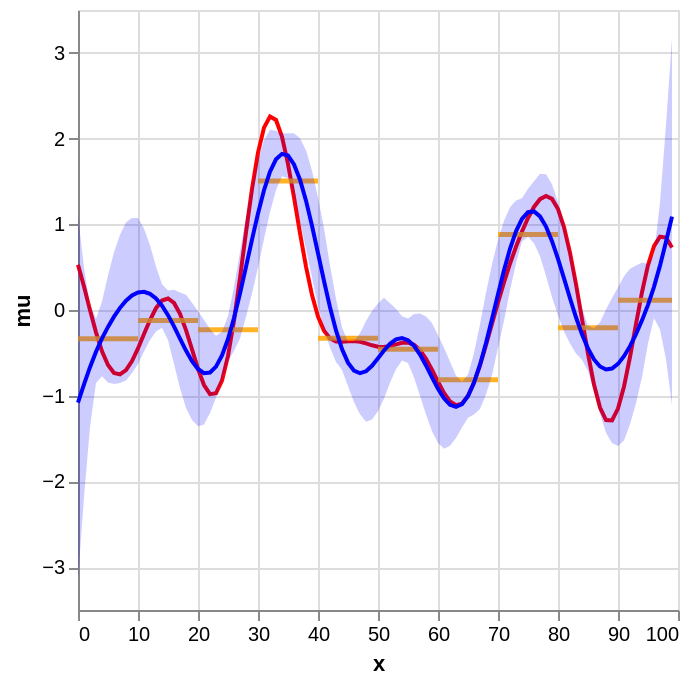

The cell this chart's notebook holds for it:
### Code cell
# Extract posterior mean of mu from MCMC samples
gamma_central = mcmc_samples["gamma"].mean(axis=0)
gamma_lower = jnp.percentile(mcmc_samples["gamma"], 2.5, axis=0)
gamma_upper = jnp.percentile(mcmc_samples["gamma"], 97.5, axis=0)

df_post = df_ref.copy()
df_post["gamma_central"] = gamma_central
df_post["gamma_lower"] = gamma_lower
df_post["gamma_upper"] = gamma_upper

# Visualize results
true_line = alt.Chart(df_post).mark_line(color="red").encode(x="x", y="f")
mean_line = alt.Chart(df_post).mark_line(color="blue").encode(x="x", y="gamma_central")
post_interval = (
    alt.Chart(df_post)
    .mark_area(color="blue", opacity=0.2)
    .encode(x="x", y="gamma_lower", y2="gamma_upper")
)
true_line + chart_segment + mean_line + post_interval

### Figure 1 — Vega-Lite specification as saved in the notebook (floating-point values rounded to 4 significant figures)
{"config": {"view": {"continuousWidth": 300, "continuousHeight": 300}}, "layer": [{"data": {"name": "data-7f15eb565fcc2ec1b8663b6a13d4dea3"}, "mark": {"type": "line", "color": "red"}, "encoding": {"x": {"field": "x", "type": "quantitative"}, "y": {"field": "f", "type": "quantitative"}}}, {"data": {"name": "data-6beb733e5061ff65f95b36357174f3ad"}, "mark": {"type": "rule", "color": "orange", "opacity": 0.85, "strokeWidth": 2.5}, "encoding": {"x": {"field": "interval_min", "title": "x", "type": "quantitative"}, "x2": {"field": "interval_max"}, "y": {"field": "mu", "title": "mu", "type": "quantitative"}}}, {"data": {"name": "data-7f15eb565fcc2ec1b8663b6a13d4dea3"}, "mark": {"type": "line", "color": "blue"}, "encoding": {"x": {"field": "x", "type": "quantitative"}, "y": {"field": "gamma_central", "type": "quantitative"}}}, {"data": {"name": "data-7f15eb565fcc2ec1b8663b6a13d4dea3"}, "mark": {"type": "area", "color": "blue", "opacity": 0.2}, "encoding": {"x": {"field": "x", "type": "quantitative"}, "y": {"field": "gamma_lower", "type": "quantitative"}, "y2": {"field": "gamma_upper"}}}], "$schema": "https://vega.github.io/schema/vega-lite/v6.1.0.json", "datasets": {"data-7f15eb565fcc2ec1b8663b6a13d4dea3": [{"idx": 0, "obs_interval": "[0,10)", "interval_min": 0, "interval_max": 10, "x": 0, "f": 0.5275, "mu": -0.3367, "gamma_central": -1.082, "gamma_lower": -3.147, "gamma_upper": 1.101}, {"idx": 0, "obs_interval": "[0,10)", "interval_min": 0, "interval_max": 10, "x": 1, "f": 0.2731, "mu": -0.3367, "gamma_central": -0.8691, "gamma_lower": -2.186, "gamma_upper": 0.4952}, {"idx": 0, "obs_interval": "[0,10)", "interval_min": 0, "interval_max": 10, "x": 2, "f": -0.0004351, "mu": -0.3367, "gamma_central": -0.6669, "gamma_lower": -1.366, "gamma_upper": 0.04949}, {"idx": 0, "obs_interval": "[0,10)", "interval_min": 0, "interval_max": 10, "x": 3, "f": -0.2609, "mu": -0.3367, "gamma_central": -0.486, "gamma_lower": -0.8521, "gamma_upper": -0.09982}, {"idx": 0, "obs_interval": "[0,10)", "interval_min": 0, "interval_max": 10, "x": 4, "f": -0.4814, "mu": -0.3367, "gamma_central": -0.3309, "gamma_lower": -0.7729, "gamma_upper": 0.1001}, {"idx": 0, "obs_interval": "[0,10)", "interval_min": 0, "interval_max": 10, "x": 5, "f": -0.6426, "mu": -0.3367, "gamma_central": -0.1968, "gamma_lower": -0.8451, "gamma_upper": 0.4066}, {"idx": 0, "obs_interval": "[0,10)", "interval_min": 0, "interval_max": 10, "x": 6, "f": -0.7336, "mu": -0.3367, "gamma_central": -0.07801, "gamma_lower": -0.8622, "gamma_upper": 0.6737}, {"idx": 0, "obs_interval": "[0,10)", "interval_min": 0, "interval_max": 10, "x": 7, "f": -0.7517, "mu": -0.3367, "gamma_central": 0.0252, "gamma_lower": -0.8507, "gamma_upper": 0.879}, {"idx": 0, "obs_interval": "[0,10)", "interval_min": 0, "interval_max": 10, "x": 8, "f": -0.7018, "mu": -0.3367, "gamma_central": 0.109, "gamma_lower": -0.8239, "gamma_upper": 1.023}, {"idx": 0, "obs_interval": "[0,10)", "interval_min": 0, "interval_max": 10, "x": 9, "f": -0.5951, "mu": -0.3367, "gamma_central": 0.1698, "gamma_lower": -0.7345, "gamma_upper": 1.073}, {"idx": 1, "obs_interval": "[10,20)", "interval_min": 10, "interval_max": 20, "x": 10, "f": -0.448, "mu": -0.1235, "gamma_central": 0.2047, "gamma_lower": -0.63, "gamma_upper": 1.074}, {"idx": 1, "obs_interval": "[10,20)", "interval_min": 10, "interval_max": 20, "x": 11, "f": -0.2808, "mu": -0.1235, "gamma_central": 0.2115, "gamma_lower": -0.4827, "gamma_upper": 0.9496}, {"idx": 1, "obs_interval": "[10,20)", "interval_min": 10, "interval_max": 20, "x": 12, "f": -0.1164, "mu": -0.1235, "gamma_central": 0.1884, "gamma_lower": -0.3502, "gamma_upper": 0.7543}, {"idx": 1, "obs_interval": "[10,20)", "interval_min": 10, "interval_max": 20, "x": 13, "f": 0.02142, "mu": -0.1235, "gamma_central": 0.1348, "gamma_lower": -0.2522, "gamma_upper": 0.5077}, {"idx": 1, "obs_interval": "[10,20)", "interval_min": 10, "interval_max": 20, "x": 14, "f": 0.1108, "mu": -0.1235, "gamma_central": 0.05069, "gamma_lower": -0.2085, "gamma_upper": 0.301}, {"idx": 1, "obs_interval": "[10,20)", "interval_min": 10, "interval_max": 20, "x": 15, "f": 0.1344, "mu": -0.1235, "gamma_central": -0.06005, "gamma_lower": -0.3524, "gamma_upper": 0.2277}, {"idx": 1, "obs_interval": "[10,20)", "interval_min": 10, "interval_max": 20, "x": 16, "f": 0.08225, "mu": -0.1235, "gamma_central": -0.1907, "gamma_lower": -0.6287, "gamma_upper": 0.2351}, {"idx": 1, "obs_interval": "[10,20)", "interval_min": 10, "interval_max": 20, "x": 17, "f": -0.04481, "mu": -0.1235, "gamma_central": -0.3331, "gamma_lower": -0.9121, "gamma_upper": 0.2036}, {"idx": 1, "obs_interval": "[10,20)", "interval_min": 10, "interval_max": 20, "x": 18, "f": -0.234, "mu": -0.1235, "gamma_central": -0.4736, "gamma_lower": -1.145, "gamma_upper": 0.1789}, {"idx": 1, "obs_interval": "[10,20)", "interval_min": 10, "interval_max": 20, "x": 19, "f": -0.46, "mu": -0.1235, "gamma_central": -0.5969, "gamma_lower": -1.284, "gamma_upper": 0.08511}, {"idx": 2, "obs_interval": "[20,30)", "interval_min": 20, "interval_max": 30, "x": 20, "f": -0.6876, "mu": -0.2305, "gamma_central": -0.6886, "gamma_lower": -1.357, "gamma_upper": -0.01516}, {"idx": 2, "obs_interval": "[20,30)", "interval_min": 20, "interval_max": 30, "x": 21, "f": -0.8753, "mu": -0.2305, "gamma_central": -0.7365, "gamma_lower": -1.336, "gamma_upper": -0.1133}, {"idx": 2, "obs_interval": "[20,30)", "interval_min": 20, "interval_max": 30, "x": 22, "f": -0.9815, "mu": -0.2305, "gamma_central": -0.7291, "gamma_lower": -1.203, "gamma_upper": -0.2215}, {"idx": 2, "obs_interval": "[20,30)", "interval_min": 20, "interval_max": 30, "x": 23, "f": -0.9715, "mu": -0.2305, "gamma_central": -0.6607, "gamma_lower": -1.025, "gamma_upper": -0.3011}, {"idx": 2, "obs_interval": "[20,30)", "interval_min": 20, "interval_max": 30, "x": 24, "f": -0.8238, "mu": -0.2305, "gamma_central": -0.5303, "gamma_lower": -0.8072, "gamma_upper": -0.2539}, {"idx": 2, "obs_interval": "[20,30)", "interval_min": 20, "interval_max": 30, "x": 25, "f": -0.5353, "mu": -0.2305, "gamma_central": -0.3386, "gamma_lower": -0.6028, "gamma_upper": -0.06997}, {"idx": 2, "obs_interval": "[20,30)", "interval_min": 20, "interval_max": 30, "x": 26, "f": -0.1236, "mu": -0.2305, "gamma_central": -0.09441, "gamma_lower": -0.4768, "gamma_upper": 0.2689}, {"idx": 2, "obs_interval": "[20,30)", "interval_min": 20, "interval_max": 30, "x": 27, "f": 0.3742, "mu": -0.2305, "gamma_central": 0.1909, "gamma_lower": -0.3333, "gamma_upper": 0.6786}, {"idx": 2, "obs_interval": "[20,30)", "interval_min": 20, "interval_max": 30, "x": 28, "f": 0.9062, "mu": -0.2305, "gamma_central": 0.5029, "gamma_lower": -0.07768, "gamma_upper": 1.084}, {"idx": 2, "obs_interval": "[20,30)", "interval_min": 20, "interval_max": 30, "x": 29, "f": 1.413, "mu": -0.2305, "gamma_central": 0.8218, "gamma_lower": 0.1938, "gamma_upper": 1.451}, {"idx": 3, "obs_interval": "[30,40)", "interval_min": 30, "interval_max": 40, "x": 30, "f": 1.836, "mu": 1.506, "gamma_central": 1.127, "gamma_lower": 0.4966, "gamma_upper": 1.751}, {"idx": 3, "obs_interval": "[30,40)", "interval_min": 30, "interval_max": 40, "x": 31, "f": 2.127, "mu": 1.506, "gamma_central": 1.398, "gamma_lower": 0.8271, "gamma_upper": 1.981}, {"idx": 3, "obs_interval": "[30,40)", "interval_min": 30, "interval_max": 40, "x": 32, "f": 2.257, "mu": 1.506, "gamma_central": 1.614, "gamma_lower": 1.144, "gamma_upper": 2.104}, {"idx": 3, "obs_interval": "[30,40)", "interval_min": 30, "interval_max": 40, "x": 33, "f": 2.217, "mu": 1.506, "gamma_central": 1.758, "gamma_lower": 1.399, "gamma_upper": 2.091}, {"idx": 3, "obs_interval": "[30,40)", "interval_min": 30, "interval_max": 40, "x": 34, "f": 2.022, "mu": 1.506, "gamma_central": 1.822, "gamma_lower": 1.561, "gamma_upper": 2.059}, {"idx": 3, "obs_interval": "[30,40)", "interval_min": 30, "interval_max": 40, "x": 35, "f": 1.705, "mu": 1.506, "gamma_central": 1.802, "gamma_lower": 1.537, "gamma_upper": 2.063}, {"idx": 3, "obs_interval": "[30,40)", "interval_min": 30, "interval_max": 40, "x": 36, "f": 1.313, "mu": 1.506, "gamma_central": 1.699, "gamma_lower": 1.341, "gamma_upper": 2.061}, {"idx": 3, "obs_interval": "[30,40)", "interval_min": 30, "interval_max": 40, "x": 37, "f": 0.8978, "mu": 1.506, "gamma_central": 1.52, "gamma_lower": 1.026, "gamma_upper": 2.005}, {"idx": 3, "obs_interval": "[30,40)", "interval_min": 30, "interval_max": 40, "x": 38, "f": 0.5061, "mu": 1.506, "gamma_central": 1.276, "gamma_lower": 0.7104, "gamma_upper": 1.865}, {"idx": 3, "obs_interval": "[30,40)", "interval_min": 30, "interval_max": 40, "x": 39, "f": 0.1744, "mu": 1.506, "gamma_central": 0.9824, "gamma_lower": 0.3798, "gamma_upper": 1.626}, {"idx": 4, "obs_interval": "[40,50)", "interval_min": 40, "interval_max": 50, "x": 40, "f": -0.07645, "mu": -0.3286, "gamma_central": 0.6625, "gamma_lower": 0.04278, "gamma_upper": 1.314}, {"idx": 4, "obs_interval": "[40,50)", "interval_min": 40, "interval_max": 50, "x": 41, "f": -0.242, "mu": -0.3286, "gamma_central": 0.3388, "gamma_lower": -0.2233, "gamma_upper": 0.9537}, {"idx": 4, "obs_interval": "[40,50)", "interval_min": 40, "interval_max": 50, "x": 42, "f": -0.3324, "mu": -0.3286, "gamma_central": 0.03194, "gamma_lower": -0.4382, "gamma_upper": 0.5179}, {"idx": 4, "obs_interval": "[40,50)", "interval_min": 40, "interval_max": 50, "x": 43, "f": -0.3674, "mu": -0.3286, "gamma_central": -0.2384, "gamma_lower": -0.6055, "gamma_upper": 0.1301}, {"idx": 4, "obs_interval": "[40,50)", "interval_min": 40, "interval_max": 50, "x": 44, "f": -0.3705, "mu": -0.3286, "gamma_central": -0.4563, "gamma_lower": -0.6997, "gamma_upper": -0.1999}, {"idx": 4, "obs_interval": "[40,50)", "interval_min": 40, "interval_max": 50, "x": 45, "f": -0.3634, "mu": -0.3286, "gamma_central": -0.6145, "gamma_lower": -0.887, "gamma_upper": -0.3696}, {"idx": 4, "obs_interval": "[40,50)", "interval_min": 40, "interval_max": 50, "x": 46, "f": -0.3612, "mu": -0.3286, "gamma_central": -0.7074, "gamma_lower": -1.075, "gamma_upper": -0.3625}, {"idx": 4, "obs_interval": "[40,50)", "interval_min": 40, "interval_max": 50, "x": 47, "f": -0.3705, "mu": -0.3286, "gamma_central": -0.7375, "gamma_lower": -1.216, "gamma_upper": -0.2711}, {"idx": 4, "obs_interval": "[40,50)", "interval_min": 40, "interval_max": 50, "x": 48, "f": -0.3897, "mu": -0.3286, "gamma_central": -0.7149, "gamma_lower": -1.304, "gamma_upper": -0.1272}, {"idx": 4, "obs_interval": "[40,50)", "interval_min": 40, "interval_max": 50, "x": 49, "f": -0.4119, "mu": -0.3286, "gamma_central": -0.6512, "gamma_lower": -1.276, "gamma_upper": -0.01267}, {"idx": 5, "obs_interval": "[50,60)", "interval_min": 50, "interval_max": 60, "x": 50, "f": -0.428, "mu": -0.4585, "gamma_central": -0.5638, "gamma_lower": -1.18, "gamma_upper": 0.07545}, {"idx": 5, "obs_interval": "[50,60)", "interval_min": 50, "interval_max": 60, "x": 51, "f": -0.4314, "mu": -0.4585, "gamma_central": -0.4725, "gamma_lower": -1.034, "gamma_upper": 0.1433}, {"idx": 5, "obs_interval": "[50,60)", "interval_min": 50, "interval_max": 60, "x": 52, "f": -0.4207, "mu": -0.4585, "gamma_central": -0.3949, "gamma_lower": -0.8481, "gamma_upper": 0.07935}, {"idx": 5, "obs_interval": "[50,60)", "interval_min": 50, "interval_max": 60, "x": 53, "f": -0.4009, "mu": -0.4585, "gamma_central": -0.3427, "gamma_lower": -0.692, "gamma_upper": 0.01484}, {"idx": 5, "obs_interval": "[50,60)", "interval_min": 50, "interval_max": 60, "x": 54, "f": -0.3829, "mu": -0.4585, "gamma_central": -0.327, "gamma_lower": -0.5878, "gamma_upper": -0.07413}, {"idx": 5, "obs_interval": "[50,60)", "interval_min": 50, "interval_max": 60, "x": 55, "f": -0.3804, "mu": -0.4585, "gamma_central": -0.3525, "gamma_lower": -0.618, "gamma_upper": -0.09773}, {"idx": 5, "obs_interval": "[50,60)", "interval_min": 50, "interval_max": 60, "x": 56, "f": -0.4063, "mu": -0.4585, "gamma_central": -0.4176, "gamma_lower": -0.7869, "gamma_upper": -0.04636}, {"idx": 5, "obs_interval": "[50,60)", "interval_min": 50, "interval_max": 60, "x": 57, "f": -0.4688, "mu": -0.4585, "gamma_central": -0.5194, "gamma_lower": -1.001, "gamma_upper": -0.04219}, {"idx": 5, "obs_interval": "[50,60)", "interval_min": 50, "interval_max": 60, "x": 58, "f": -0.5685, "mu": -0.4585, "gamma_central": -0.6468, "gamma_lower": -1.221, "gamma_upper": -0.07716}, {"idx": 5, "obs_interval": "[50,60)", "interval_min": 50, "interval_max": 60, "x": 59, "f": -0.6969, "mu": -0.4585, "gamma_central": -0.785, "gamma_lower": -1.415, "gamma_upper": -0.1518}, {"idx": 6, "obs_interval": "[60,70)", "interval_min": 60, "interval_max": 70, "x": 60, "f": -0.8374, "mu": -0.8143, "gamma_central": -0.9187, "gamma_lower": -1.552, "gamma_upper": -0.2955}, {"idx": 6, "obs_interval": "[60,70)", "interval_min": 60, "interval_max": 70, "x": 61, "f": -0.9682, "mu": -0.8143, "gamma_central": -1.031, "gamma_lower": -1.619, "gamma_upper": -0.4419}, {"idx": 6, "obs_interval": "[60,70)", "interval_min": 60, "interval_max": 70, "x": 62, "f": -1.066, "mu": -0.8143, "gamma_central": -1.106, "gamma_lower": -1.585, "gamma_upper": -0.6051}, {"idx": 6, "obs_interval": "[60,70)", "interval_min": 60, "interval_max": 70, "x": 63, "f": -1.112, "mu": -0.8143, "gamma_central": -1.131, "gamma_lower": -1.494, "gamma_upper": -0.7639}, {"idx": 6, "obs_interval": "[60,70)", "interval_min": 60, "interval_max": 70, "x": 64, "f": -1.091, "mu": -0.8143, "gamma_central": -1.099, "gamma_lower": -1.371, "gamma_upper": -0.8364}, {"idx": 6, "obs_interval": "[60,70)", "interval_min": 60, "interval_max": 70, "x": 65, "f": -1.002, "mu": -0.8143, "gamma_central": -1.003, "gamma_lower": -1.257, "gamma_upper": -0.7531}, {"idx": 6, "obs_interval": "[60,70)", "interval_min": 60, "interval_max": 70, "x": 66, "f": -0.849, "mu": -0.8143, "gamma_central": -0.847, "gamma_lower": -1.22, "gamma_upper": -0.5015}, {"idx": 6, "obs_interval": "[60,70)", "interval_min": 60, "interval_max": 70, "x": 67, "f": -0.6458, "mu": -0.8143, "gamma_central": -0.638, "gamma_lower": -1.156, "gamma_upper": -0.1654}, {"idx": 6, "obs_interval": "[60,70)", "interval_min": 60, "interval_max": 70, "x": 68, "f": -0.4103, "mu": -0.8143, "gamma_central": -0.3855, "gamma_lower": -0.9856, "gamma_upper": 0.2048}, {"idx": 6, "obs_interval": "[60,70)", "interval_min": 60, "interval_max": 70, "x": 69, "f": -0.1607, "mu": -0.8143, "gamma_central": -0.1058, "gamma_lower": -0.758, "gamma_upper": 0.5335}, {"idx": 7, "obs_interval": "[70,80)", "interval_min": 70, "interval_max": 80, "x": 70, "f": 0.08729, "mu": 0.8799, "gamma_central": 0.1834, "gamma_lower": -0.4445, "gamma_upper": 0.82}, {"idx": 7, "obs_interval": "[70,80)", "interval_min": 70, "interval_max": 80, "x": 71, "f": 0.3227, "mu": 0.8799, "gamma_central": 0.4635, "gamma_lower": -0.1257, "gamma_upper": 1.041}, {"idx": 7, "obs_interval": "[70,80)", "interval_min": 70, "interval_max": 80, "x": 72, "f": 0.5402, "mu": 0.8799, "gamma_central": 0.7146, "gamma_lower": 0.2267, "gamma_upper": 1.198}, {"idx": 7, "obs_interval": "[70,80)", "interval_min": 70, "interval_max": 80, "x": 73, "f": 0.7381, "mu": 0.8799, "gamma_central": 0.9179, "gamma_lower": 0.5469, "gamma_upper": 1.277}, {"idx": 7, "obs_interval": "[70,80)", "interval_min": 70, "interval_max": 80, "x": 74, "f": 0.9163, "mu": 0.8799, "gamma_central": 1.062, "gamma_lower": 0.8006, "gamma_upper": 1.304}, {"idx": 7, "obs_interval": "[70,80)", "interval_min": 70, "interval_max": 80, "x": 75, "f": 1.073, "mu": 0.8799, "gamma_central": 1.141, "gamma_lower": 0.8548, "gamma_upper": 1.413}, {"idx": 7, "obs_interval": "[70,80)", "interval_min": 70, "interval_max": 80, "x": 76, "f": 1.202, "mu": 0.8799, "gamma_central": 1.15, "gamma_lower": 0.7789, "gamma_upper": 1.502}, {"idx": 7, "obs_interval": "[70,80)", "interval_min": 70, "interval_max": 80, "x": 77, "f": 1.293, "mu": 0.8799, "gamma_central": 1.092, "gamma_lower": 0.6262, "gamma_upper": 1.588}, {"idx": 7, "obs_interval": "[70,80)", "interval_min": 70, "interval_max": 80, "x": 78, "f": 1.33, "mu": 0.8799, "gamma_central": 0.9734, "gamma_lower": 0.3963, "gamma_upper": 1.583}, {"idx": 7, "obs_interval": "[70,80)", "interval_min": 70, "interval_max": 80, "x": 79, "f": 1.296, "mu": 0.8799, "gamma_central": 0.8032, "gamma_lower": 0.1485, "gamma_upper": 1.468}, {"idx": 8, "obs_interval": "[80,90)", "interval_min": 80, "interval_max": 90, "x": 80, "f": 1.177, "mu": -0.2085, "gamma_central": 0.5967, "gamma_lower": -0.0627, "gamma_upper": 1.258}, {"idx": 8, "obs_interval": "[80,90)", "interval_min": 80, "interval_max": 90, "x": 81, "f": 0.9668, "mu": -0.2085, "gamma_central": 0.3697, "gamma_lower": -0.2495, "gamma_upper": 1.012}, {"idx": 8, "obs_interval": "[80,90)", "interval_min": 80, "interval_max": 90, "x": 82, "f": 0.6686, "mu": -0.2085, "gamma_central": 0.1374, "gamma_lower": -0.3919, "gamma_upper": 0.7167}, {"idx": 8, "obs_interval": "[80,90)", "interval_min": 80, "interval_max": 90, "x": 83, "f": 0.3006, "mu": -0.2085, "gamma_central": -0.085, "gamma_lower": -0.5065, "gamma_upper": 0.3713}, {"idx": 8, "obs_interval": "[80,90)", "interval_min": 80, "interval_max": 90, "x": 84, "f": -0.1065, "mu": -0.2085, "gamma_central": -0.2838, "gamma_lower": -0.5803, "gamma_upper": 0.01804}, {"idx": 8, "obs_interval": "[80,90)", "interval_min": 80, "interval_max": 90, "x": 85, "f": -0.5117, "mu": -0.2085, "gamma_central": -0.4502, "gamma_lower": -0.715, "gamma_upper": -0.1826}, {"idx": 8, "obs_interval": "[80,90)", "interval_min": 80, "interval_max": 90, "x": 86, "f": -0.87, "mu": -0.2085, "gamma_central": -0.5769, "gamma_lower": -0.9441, "gamma_upper": -0.2118}, {"idx": 8, "obs_interval": "[80,90)", "interval_min": 80, "interval_max": 90, "x": 87, "f": -1.138, "mu": -0.2085, "gamma_central": -0.6588, "gamma_lower": -1.212, "gamma_upper": -0.1423}, {"idx": 8, "obs_interval": "[80,90)", "interval_min": 80, "interval_max": 90, "x": 88, "f": -1.284, "mu": -0.2085, "gamma_central": -0.6943, "gamma_lower": -1.431, "gamma_upper": 0.005208}, {"idx": 8, "obs_interval": "[80,90)", "interval_min": 80, "interval_max": 90, "x": 89, "f": -1.288, "mu": -0.2085, "gamma_central": -0.6827, "gamma_lower": -1.552, "gamma_upper": 0.1389}, {"idx": 9, "obs_interval": "[90,99]", "interval_min": 90, "interval_max": 99, "x": 90, "f": -1.151, "mu": 0.115, "gamma_central": -0.6284, "gamma_lower": -1.585, "gamma_upper": 0.2648}, {"idx": 9, "obs_interval": "[90,99]", "interval_min": 90, "interval_max": 99, "x": 91, "f": -0.8922, "mu": 0.115, "gamma_central": -0.5391, "gamma_lower": -1.522, "gamma_upper": 0.3936}, {"idx": 9, "obs_interval": "[90,99]", "interval_min": 90, "interval_max": 99, "x": 92, "f": -0.5482, "mu": 0.115, "gamma_central": -0.4219, "gamma_lower": -1.332, "gamma_upper": 0.4816}, {"idx": 9, "obs_interval": "[90,99]", "interval_min": 90, "interval_max": 99, "x": 93, "f": -0.165, "mu": 0.115, "gamma_central": -0.2812, "gamma_lower": -1.087, "gamma_upper": 0.5203}, {"idx": 9, "obs_interval": "[90,99]", "interval_min": 90, "interval_max": 99, "x": 94, "f": 0.2074, "mu": 0.115, "gamma_central": -0.1209, "gamma_lower": -0.7814, "gamma_upper": 0.5551}, {"idx": 9, "obs_interval": "[90,99]", "interval_min": 90, "interval_max": 99, "x": 95, "f": 0.523, "mu": 0.115, "gamma_central": 0.06005, "gamma_lower": -0.3913, "gamma_upper": 0.5359}, {"idx": 9, "obs_interval": "[90,99]", "interval_min": 90, "interval_max": 99, "x": 96, "f": 0.746, "mu": 0.115, "gamma_central": 0.2702, "gamma_lower": -0.09655, "gamma_upper": 0.6504}, {"idx": 9, "obs_interval": "[90,99]", "interval_min": 90, "interval_max": 99, "x": 97, "f": 0.8551, "mu": 0.115, "gamma_central": 0.5175, "gamma_lower": -0.2286, "gamma_upper": 1.255}, {"idx": 9, "obs_interval": "[90,99]", "interval_min": 90, "interval_max": 99, "x": 98, "f": 0.8458, "mu": 0.115, "gamma_central": 0.7956, "gamma_lower": -0.5746, "gamma_upper": 2.161}, {"idx": 9, "obs_interval": "[90,99]", "interval_min": 90, "interval_max": 99, "x": 99, "f": 0.7288, "mu": 0.115, "gamma_central": 1.089, "gamma_lower": -1.113, "gamma_upper": 3.173}], "data-6beb733e5061ff65f95b36357174f3ad": [{"interval_min": 0, "interval_max": 10, "mu": -0.3367}, {"interval_min": 10, "interval_max": 20, "mu": -0.1235}, {"interval_min": 20, "interval_max": 30, "mu": -0.2305}, {"interval_min": 30, "interval_max": 40, "mu": 1.506}, {"interval_min": 40, "interval_max": 50, "mu": -0.3286}, {"interval_min": 50, "interval_max": 60, "mu": -0.4585}, {"interval_min": 60, "interval_max": 70, "mu": -0.8143}, {"interval_min": 70, "interval_max": 80, "mu": 0.8799}, {"interval_min": 80, "interval_max": 90, "mu": -0.2085}, {"interval_min": 90, "interval_max": 99, "mu": 0.115}]}}
